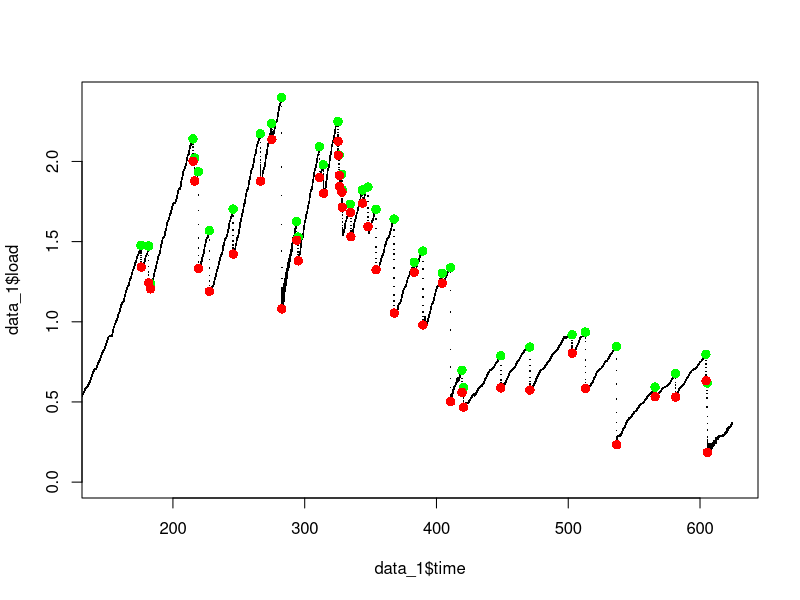

Here is the R script that generated this plot:
setwd("~/threads")

data_1 <- read.csv(file = "Specimen_RawData_7.csv", header = TRUE, stringsAsFactors = FALSE, skip = 5)
names(data_1)<-c("time", "extension", "load")

FindValley<-function(points, Vthresh){

	m<-1
	y1<-points$load[m]
	y2<-points$load[m+1]
	x1<-points$time[m]
	x2<-points$time[m+1]
	slope2<-(y2-y1)/(x2-x1)
	slopemin<-slope2
	
	m<-m+1
	
	repeat{
		y1<-points$load[m]
		y2<-points$load[m+1]
		x1<-points$time[m]
		x2<-points$time[m+1]
		
		slope2<-(y2-y1)/(x2-x1)
		
		if(slope2<slopemin){
			slopemin<-slope2
		}
		
		if(slope2>=Vthresh){
			m<-m-1
			break
		}else if (m==(length(points$load)-2)){
			m<-0
			break
		}else{
			m<-m+1
		}
	}
	return(data.frame(numpoints=(m), minslope=slopemin))
}


#dyMin is the magnitude and should be positive or 0, dydxMax is the slope, should be 0 or less#
PeaksAndValleys<-function(data, pThresh=0, vThresh=0, maxint=500, maxPre=0.1, dyMin=0.01, dydxMax=(-1)){
	y0<-NULL
	yA1<-NULL
	slope1<-NULL
	preslope<-NULL
	Vx<-NULL
	n<-NULL
	PV<-NULL
	temp<-NULL

	
	#first peak/valley pair#
	n<-5
	repeat{
		n<-n+1
		
		y0<-data$load[n]
		yA1<-data$load[n+1]
		slope1<-yA1-y0



		#check for peak#
		if (slope1<pThresh){
			
			#checks slope of preceeding five points#
			preslope<-(data$load[n]-data$load[n-5])/(data$time[n]-data$time[n-5])
			
			#finds following valley#
			temp<-FindValley(points=data[(n):(n+maxint),], Vthresh=vThresh)
			Vx<-temp$numpoints[1]
			
			#prints warning if does not find valley in the segment of points examined, stops loop#
			if (Vx==0){
				print("past maxint")
				break

			#compares dy tp dyMin and dydx to dydxMin#
			}else if ((data$load[n]-data$load[n+Vx])>=dyMin & temp$minslope[1]<=dydxMax & preslope<=maxPre){
				#records peak/valley pair, advances n#
				PV<-data.frame(Ptime=data$time[n], Pload=data$load[n], Vtime=data$time[n+Vx], Vload=data$load[n+Vx])
				n<-n+Vx
				break
			}else{
				n<-n+Vx
			}
			
		}

	}
	
	repeat{
		
		n<-n+1
		
		if((n+3)>length(data$time)){
			break
		}

		if((n+maxint)>length(data$time)){
			maxint<-length(data$time)-n
		}
		
		y0<-data$load[n]
		yA1<-data$load[n+1]
		slope1<-yA1-y0

		#check for peak#
		if (slope1<pThresh){
			
			#checks slope of preceeding five points#
			preslope<-(data$load[n]-data$load[n-5])/(data$time[n]-data$time[n-5])
			
			#finds following valley#
			temp<-FindValley(points=data[(n):(n+maxint),], Vthresh=vThresh)
			Vx<-temp$numpoints[1]
			
			#prints warning if does not find valley in the segment of points examined, prints n to show if its because it reached the end, stops loop#
			if (Vx==0){
				print("past maxint")
				print(paste(n, "/", length(data$time)))
				break

			#compares dy tp dyMin and dydx to dydxMin#
			}else if ((data$load[n]-data$load[n+Vx])>=dyMin & (temp$minslope[1])<=dydxMax & preslope<=maxPre){
				#records peak/valley pair, advances n#
				PV<-rbind(PV, data.frame(Ptime=data$time[n], Pload=data$load[n], Vtime=data$time[n+Vx], Vload=data$load[n+Vx]))
				n<-n+Vx
			}else{
				n<-n+Vx
			}
			
		}
	}
	return(PV)
}


T1<-PeaksAndValleys(data=data_1, pThresh=0, vThresh=0, maxint=500, maxPre=0.1, dyMin=0.01, dydxMax=(-1))
plot(data_1$load~data_1$time, pch=".", cex=1.5, xlim=c(150, 625))
points(T1$Pload~T1$Ptime, pch=16, cex=1.25, col='green')
points(T1$Vload~T1$Vtime, pch=16, cex=1.25, col='red')
test2 <- T1

